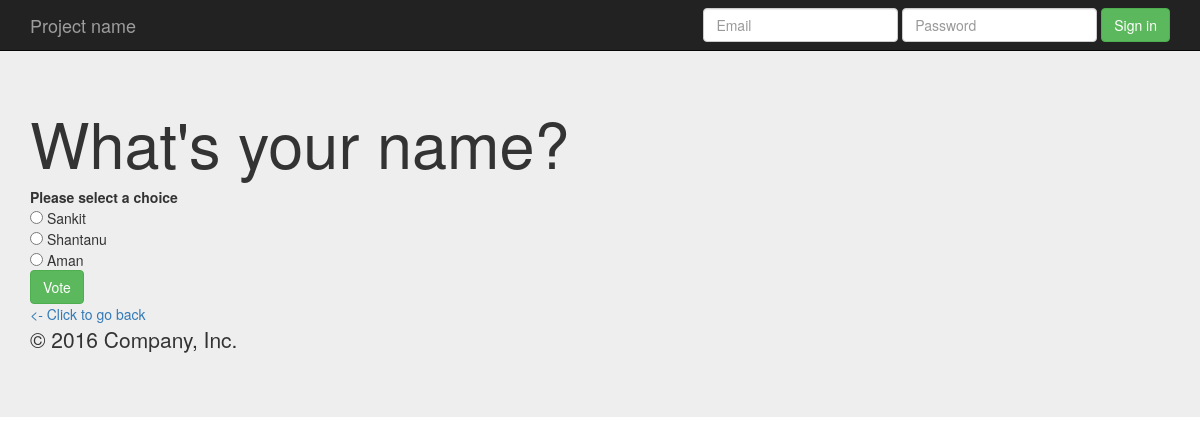
The page /polls/1/vote/ on the database its author committed.
### polls/models.py (models this page shows, shortened)
class Question(models.Model):
    question_text = models.CharField(max_length=500)
    pub_date = models.DateTimeField('date published')

class Choice(models.Model):
    choice_text = models.CharField(max_length=500)
    votes = models.IntegerField(default=0)
    question = models.ForeignKey(Question, on_delete=models.CASCADE)

### polls/views.py (the view)
# urls.py: url(r'^(?P<question_id>[0-9]+)/vote/$', views.vote, name="vote"),
def vote(request, question_id):
    question = get_object_or_404(Question, pk=question_id)
    try:
        selected_choice = question.choice_set.get(pk = request.POST['choice'])
    except:
        return render(request, 'polls/detail.html', {'question': question, 'error_message': "Please select a choice"})
    else:
        selected_choice.votes += 1
        selected_choice.save()
        return HttpResponseRedirect(reverse('polls:results', args = {question.id,}))

### polls/templates/polls/detail.html (shortened to what this page needs)
{% extends "polls/base.html" %}
{% block content %}
<h1>{{ question.question_text }}</h1>
{% if error_message %}<b>{{ error_message }}</b>{% endif %}
<form action="{% url 'polls:vote' question.id %}" method="POST">
    {% for choice in question.choice_set.all %}
    <input type="radio" id="choice{{forloop.counter}}" value="{{ choice.id }}" name="choice">
    <lable for="choice{{forloop.counter}}">{{ choice.choice_text }}</lable><br>
    {% endfor %}
    <input type="submit" class="btn btn-success" value="Vote"><br>
</form>
<a href="{% url 'polls:index' %}"><- Click to go back</a>
{% endblock %}

### rows shown on the page
Question: question_text "What's your name?"
Choice: choice_text "Sankit"
Choice: choice_text "Shantanu"
Choice: choice_text "Aman"

### other values the page prints
{{ error_message }} "Please select a choice"
